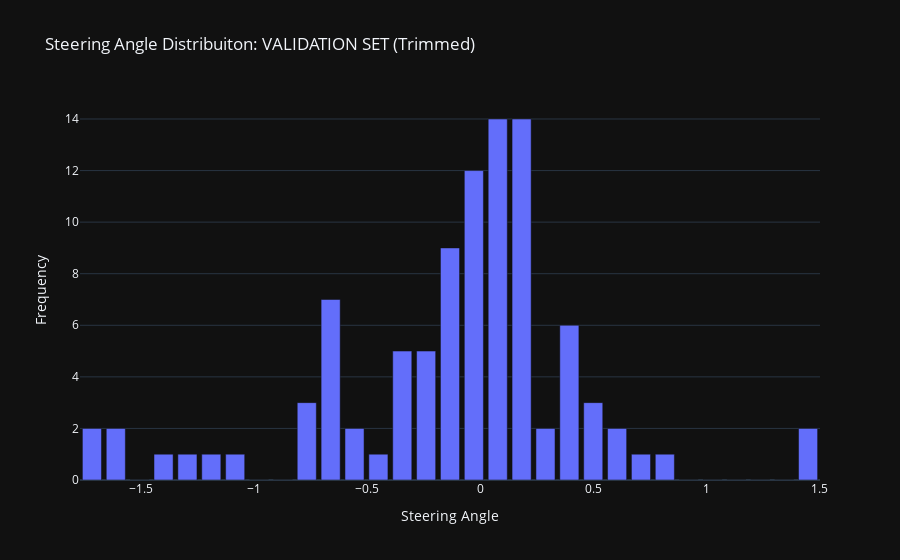

Notebook code for this chart:
### Markdown cell above
### Balanced Histogram of the Validation Set

### Code cell
freq_val, _ = np.histogram(y_val, nbins_val) # we already have our bins created...  steerings steerings

fig = px.bar(x        = cbins_val, 
             y        = freq_val, 
             labels   = {'x' : 'Steering Angle', 'y' : 'Frequency'}, 
             title    = "Steering Angle Distribuiton: VALIDATION SET (Trimmed)",
             template ="plotly_dark")

fig.show()

### Figure 1 — Plotly figure (JSON) as saved in the notebook; plotly's stock layout.template omitted (floating-point values rounded to 4 significant figures)
{"data": [{"alignmentgroup": "True", "hovertemplate": "Steering Angle=%{x}<br>Frequency=%{y}<extra></extra>", "legendgroup": "", "marker": {"color": "#636efa", "pattern": {"shape": ""}}, "name": "", "offsetgroup": "", "orientation": "v", "showlegend": false, "textposition": "auto", "type": "bar", "x": [-1.717, -1.612, -1.506, -1.401, -1.295, -1.189, -1.084, -0.9784, -0.8728, -0.7673, -0.6617, -0.5562, -0.4506, -0.3451, -0.2395, -0.134, -0.02845, 0.0771, 0.1826, 0.2882, 0.3937, 0.4993, 0.6048, 0.7104, 0.8159, 0.9215, 1.027, 1.133, 1.238, 1.344, 1.449], "xaxis": "x", "y": [2, 2, 0, 1, 1, 1, 1, 0, 0, 3, 7, 2, 1, 5, 5, 9, 12, 14, 14, 2, 6, 3, 2, 1, 1, 0, 0, 0, 0, 0, 2], "yaxis": "y"}], "layout": {"barmode": "relative", "legend": {"tracegroupgap": 0}, "title": {"text": "Steering Angle Distribuiton: VALIDATION SET (Trimmed)"}, "xaxis": {"anchor": "y", "domain": [0, 1], "title": {"text": "Steering Angle"}}, "yaxis": {"anchor": "x", "domain": [0, 1], "title": {"text": "Frequency"}}}}
